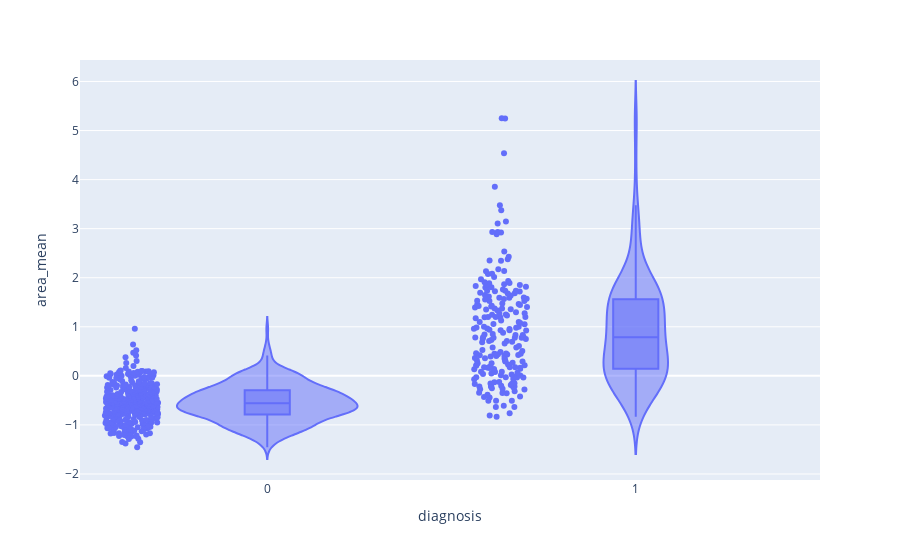

The notebook cell saved with this chart:
### Code cell
# Violin plot of area_mean by diagnosis
px.violin(df_cleaned, y = "area_mean", x = "diagnosis", box = True, points = "all")

### Figure 1 — Plotly figure (JSON) as saved in the notebook; plotly's stock layout.template omitted (floating-point values rounded to 4 significant figures; data arrays with more than 128 entries replaced by an {"elided": "..."} marker saying what was removed)
{"data": [{"alignmentgroup": "True", "box": {"visible": true}, "hovertemplate": "diagnosis=%{x}<br>area_mean=%{y}<extra></extra>", "legendgroup": "", "marker": {"color": "#636efa"}, "name": "", "offsetgroup": "", "orientation": "v", "points": "all", "scalegroup": "True", "showlegend": false, "type": "violin", "x": {"elided": "569 int values"}, "x0": " ", "xaxis": "x", "y": {"elided": "569 float values"}, "y0": " ", "yaxis": "y"}], "layout": {"legend": {"tracegroupgap": 0}, "margin": {"t": 60}, "violinmode": "group", "xaxis": {"anchor": "y", "domain": [0, 1], "title": {"text": "diagnosis"}}, "yaxis": {"anchor": "x", "domain": [0, 1], "title": {"text": "area_mean"}}}}
